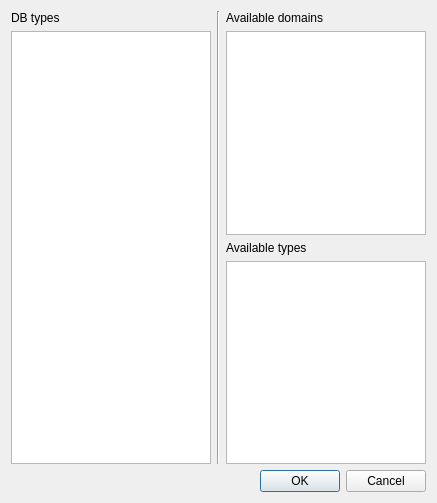
<?xml version="1.0" encoding="UTF-8"?>
<ui version="4.0">
 <class>Config_Types</class>
 <widget class="QDialog" name="Config_Types">
  <property name="geometry">
   <rect>
    <x>0</x>
    <y>0</y>
    <width>435</width>
    <height>503</height>
   </rect>
  </property>
  <property name="windowTitle">
   <string/>
  </property>
  <property name="modal">
   <bool>true</bool>
  </property>
  <layout class="QGridLayout" name="gridLayout">
   <item row="0" column="0" rowspan="2" colspan="2">
    <layout class="QGridLayout" name="gridLayout_2">
     <item row="2" column="2">
      <widget class="QLabel" name="label_4">
       <property name="text">
        <string>Available types</string>
       </property>
      </widget>
     </item>
     <item row="3" column="2">
      <widget class="QListWidget" name="Types_list">
       <property name="sizePolicy">
        <sizepolicy hsizetype="Fixed" vsizetype="Expanding">
         <horstretch>0</horstretch>
         <verstretch>0</verstretch>
        </sizepolicy>
       </property>
       <property name="minimumSize">
        <size>
         <width>0</width>
         <height>200</height>
        </size>
       </property>
       <property name="maximumSize">
        <size>
         <width>200</width>
         <height>16777215</height>
        </size>
       </property>
      </widget>
     </item>
     <item row="0" column="1" rowspan="4">
      <widget class="Line" name="line_2">
       <property name="orientation">
        <enum>Qt::Vertical</enum>
       </property>
      </widget>
     </item>
     <item row="1" column="2">
      <widget class="QListWidget" name="Available_list">
       <property name="sizePolicy">
        <sizepolicy hsizetype="Fixed" vsizetype="Expanding">
         <horstretch>0</horstretch>
         <verstretch>0</verstretch>
        </sizepolicy>
       </property>
       <property name="minimumSize">
        <size>
         <width>0</width>
         <height>200</height>
        </size>
       </property>
       <property name="maximumSize">
        <size>
         <width>200</width>
         <height>16777215</height>
        </size>
       </property>
      </widget>
     </item>
     <item row="1" column="0" rowspan="3">
      <widget class="QListWidget" name="DB_list">
       <property name="sizePolicy">
        <sizepolicy hsizetype="Fixed" vsizetype="Expanding">
         <horstretch>0</horstretch>
         <verstretch>0</verstretch>
        </sizepolicy>
       </property>
       <property name="maximumSize">
        <size>
         <width>200</width>
         <height>16777215</height>
        </size>
       </property>
      </widget>
     </item>
     <item row="0" column="0">
      <widget class="QLabel" name="label">
       <property name="text">
        <string>DB types</string>
       </property>
      </widget>
     </item>
     <item row="0" column="2">
      <widget class="QLabel" name="label_2">
       <property name="text">
        <string>Available domains</string>
       </property>
      </widget>
     </item>
    </layout>
   </item>
   <item row="3" column="1">
    <widget class="QDialogButtonBox" name="buttonBox">
     <property name="orientation">
      <enum>Qt::Horizontal</enum>
     </property>
     <property name="standardButtons">
      <set>QDialogButtonBox::Cancel|QDialogButtonBox::Ok</set>
     </property>
    </widget>
   </item>
  </layout>
 </widget>
 <resources/>
 <connections>
  <connection>
   <sender>buttonBox</sender>
   <signal>accepted()</signal>
   <receiver>Config_Types</receiver>
   <slot>accept()</slot>
   <hints>
    <hint type="sourcelabel">
     <x>248</x>
     <y>254</y>
    </hint>
    <hint type="destinationlabel">
     <x>157</x>
     <y>274</y>
    </hint>
   </hints>
  </connection>
  <connection>
   <sender>buttonBox</sender>
   <signal>rejected()</signal>
   <receiver>Config_Types</receiver>
   <slot>reject()</slot>
   <hints>
    <hint type="sourcelabel">
     <x>316</x>
     <y>260</y>
    </hint>
    <hint type="destinationlabel">
     <x>286</x>
     <y>274</y>
    </hint>
   </hints>
  </connection>
 </connections>
</ui>
